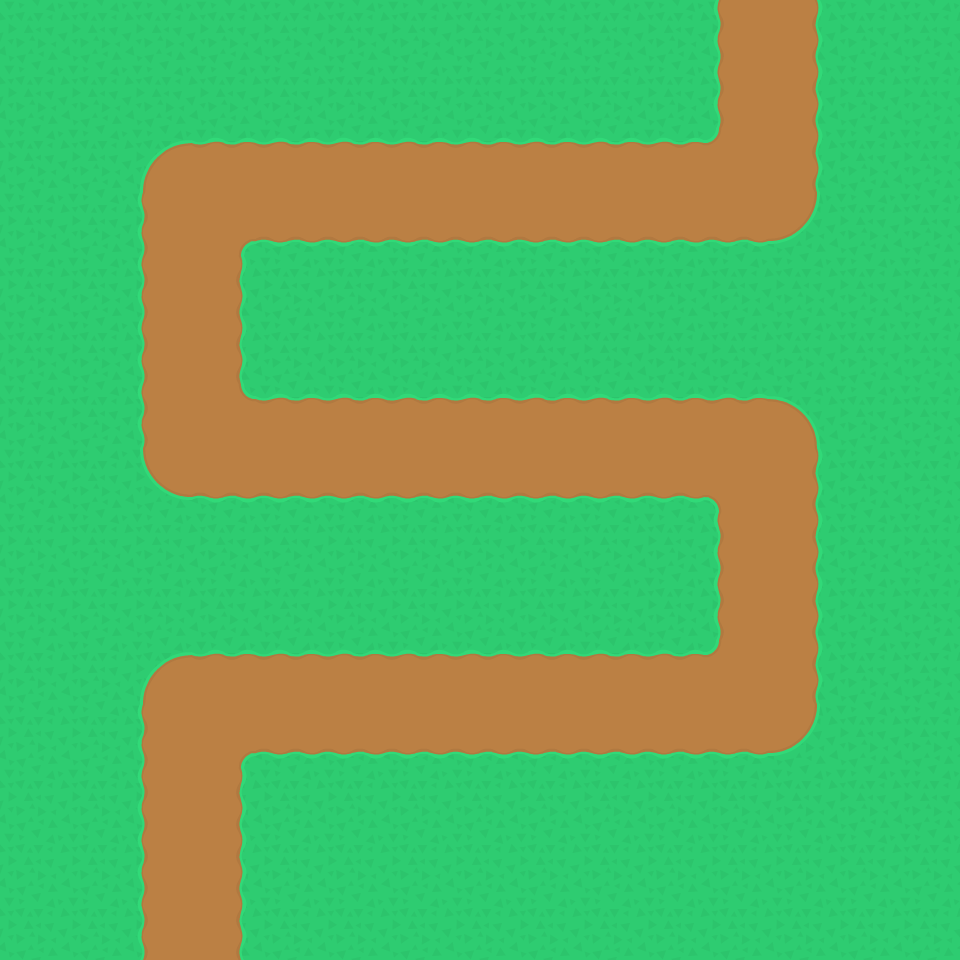

Tiled map render using the project's own tile images. Description and the map definition, with tile-layer contents summarised, below:
An orthogonal 15x15 tile map with 64x64 px tiles, 1 tile layer (Слой тайлов 1) and 4 objects.

<map version="1.10" tiledversion="1.10.2" orientation="orthogonal" renderorder="right-down" width="15" height="15" tilewidth="64" tileheight="64" infinite="0" nextlayerid="6" nextobjectid="5">
 <tileset firstgid="1" source="../assets/tilesheets/towerDefense_tilesheet.tsx" />
 <layer id="1" name="Слой тайлов 1" width="15" height="15">
  <data>[225 cells, 225 non-empty, 13 distinct tile ids]</data>
 </layer>
 <objectgroup id="4" name="Object Layer 1">
  <object id="1" x="189" y="1050">
   <polyline points="0,0 1,-344 577,-344 577,-603 1,-603 1,-860 575,-860 575,-1132" />
  </object>
 </objectgroup>
 <objectgroup id="5" name="gates">
  <object id="2" x="764" y="36">
   <properties>
    <property name="direction" type="int" value="0" />
   </properties>
   <point />
  </object>
  <object id="3" x="764" y="89">
   <properties>
    <property name="direction" type="int" value="0" />
   </properties>
   <point />
  </object>
  <object id="4" x="764" y="126">
   <properties>
    <property name="direction" type="int" value="0" />
   </properties>
   <point />
  </object>
 </objectgroup>
</map>
